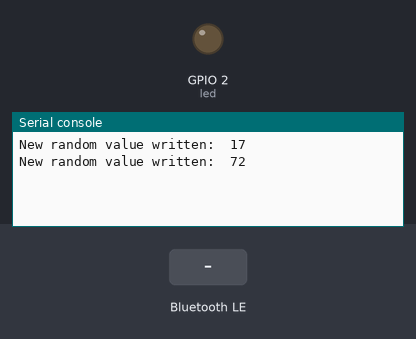
The program below on a simulated ESP32 board running MicroPython. On the bench: output pins drawn as LEDs (lit = HIGH), the last lines printed to the serial console. The test bench sets the inputs (shaded band). Random numbers come from a fixed seed; nothing arrives over Bluetooth unless stated.

Above: at 1.2 s.
1.3 s: "1" written over Bluetooth
At 1.9 s:
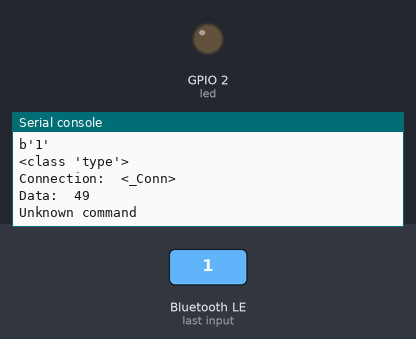
2.8 s: "on" written over Bluetooth
At 2.96 s:
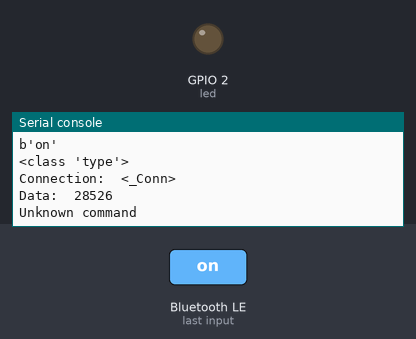
4.3 s: "off" written over Bluetooth
At 4.9 s:
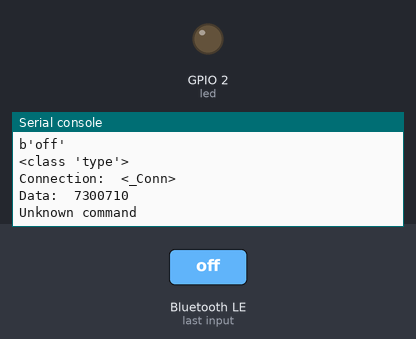
Timing chart, 0 to 7.3 s (numbered marks = the images above; inputs shaded):
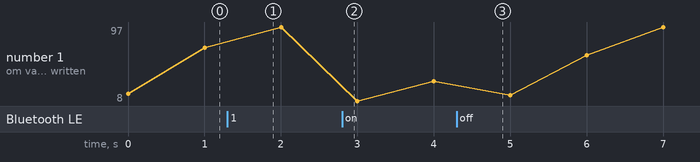

Measured:
- after the input at 1.3 s, the serial console: prints a new line at once (image 1)
- after the input at 2.8 s, the serial console: prints a new line at once (image 2)
- after the input at 4.3 s, the serial console: prints a new line at once (image 3)

The program:

main.py
```python
# Rui Santos & Sara Santos - Random Nerd Tutorials
# Complete project details at https://RandomNerdTutorials.com/micropython-programming-with-esp32-and-esp8266/

from micropython import const
import asyncio
import aioble
import bluetooth
import struct
from machine import Pin
from random import randint

# Init LED
led = Pin(2, Pin.OUT)
led.value(0)

# Init random value
value = 0

# See the following for generating UUIDs:
# https://www.uuidgenerator.net/

_BLE_SERVICE_UUID = bluetooth.UUID('19b10000-e8f2-537e-4f6c-d104768a1214')
_BLE_SENSOR_CHAR_UUID = bluetooth.UUID('19b10001-e8f2-537e-4f6c-d104768a1214')
_BLE_LED_UUID = bluetooth.UUID('19b10002-e8f2-537e-4f6c-d104768a1214')
# How frequently to send advertising beacons.
_ADV_INTERVAL_MS = 250_000

# Register GATT server, the service and characteristics
ble_service = aioble.Service(_BLE_SERVICE_UUID)
sensor_characteristic = aioble.Characteristic(ble_service, _BLE_SENSOR_CHAR_UUID, read=True, notify=True)
led_characteristic = aioble.Characteristic(ble_service, _BLE_LED_UUID, read=True, write=True, notify=True, capture=True)

# Register service(s)
aioble.register_services(ble_service)

# Helper to encode the data characteristic UTF-8
def _encode_data(data):
    return str(data).encode('utf-8')

# Helper to decode the LED characteristic encoding (bytes).
def _decode_data(data):
    try:
        if data is not None:
            # Decode the UTF-8 data
            number = int.from_bytes(data, 'big')
            return number
    except Exception as e:
        print("Error decoding temperature:", e)
        return None

# Get sensor readings
def get_random_value():
    return randint(0,100)

# Get new value and update characteristic
async def sensor_task():
    while True:
        value = get_random_value()
        sensor_characteristic.write(_encode_data(value), send_update=True)
        print('New random value written: ', value)
        await asyncio.sleep_ms(1000)

# Serially wait for connections. Don't advertise while a central is connected.
async def peripheral_task():
    while True:
        try:
            async with await aioble.advertise(
                _ADV_INTERVAL_MS,
                name="ESP32",
                services=[_BLE_SERVICE_UUID],
                ) as connection:
                    print("Connection from", connection.device)
                    await connection.disconnected()
        except asyncio.CancelledError:
            # Catch the CancelledError
            print("Peripheral task cancelled")
        except Exception as e:
            print("Error in peripheral_task:", e)
        finally:
            # Ensure the loop continues to the next iteration
            await asyncio.sleep_ms(100)

async def wait_for_write():
    while True:
        try:
            connection, data = await led_characteristic.written()
            print(data)
            print(type)
            data = _decode_data(data)
            print('Connection: ', connection)
            print('Data: ', data)
            if data == 1:
                print('Turning LED ON')
                led.value(1)
            elif data == 0:
                print('Turning LED OFF')
                led.value(0)
            else:
                print('Unknown command')
        except asyncio.CancelledError:
            # Catch the CancelledError
            print("Peripheral task cancelled")
        except Exception as e:
            print("Error in peripheral_task:", e)
        finally:
            # Ensure the loop continues to the next iteration
            await asyncio.sleep_ms(100)

# Run tasks
async def main():
    t1 = asyncio.create_task(sensor_task())
    t2 = asyncio.create_task(peripheral_task())
    t3 = asyncio.create_task(wait_for_write())
    await asyncio.gather(t1, t2)

asyncio.run(main())
```
